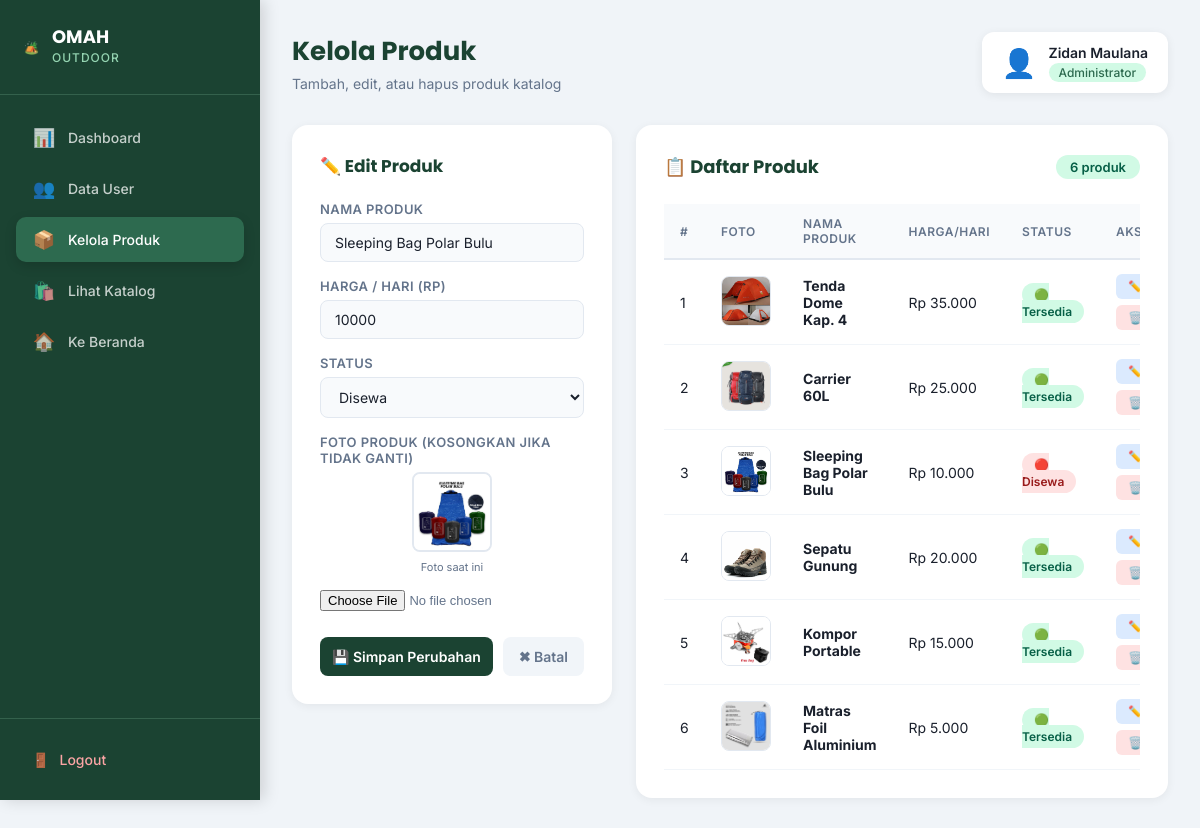
The page /kelola_produk.php?edit=3 (signed in) on the database its author committed.
### tables this page shows
CREATE TABLE `produk` (
  `id`             int(11)              NOT NULL AUTO_INCREMENT,
  `nama_produk`    varchar(150)         NOT NULL,
  `harga_per_hari` int(11)              NOT NULL,
  `status`         enum('tersedia','disewa') NOT NULL DEFAULT 'tersedia',
  `gambar`         varchar(255)         DEFAULT NULL,
  `created_at`     timestamp            NOT NULL DEFAULT current_timestamp(),
  PRIMARY KEY (`id`)
);

### kelola_produk.php (the view, shortened to what this page needs)
<?php
require_once 'koneksi.php';
$produk_list   = mysqli_query($conn, "SELECT * FROM produk ORDER BY id ASC");
$total_produk  = mysqli_num_rows($produk_list);
$edit_data = null;
if (isset($_GET['edit'])) {
    $edit_id   = (int) $_GET['edit'];
    $res_edit  = mysqli_query($conn, "SELECT * FROM produk WHERE id=$edit_id");
    $edit_data = mysqli_fetch_assoc($res_edit);
}
?>
<!DOCTYPE html>
<html lang="id">
<head>
    <link rel="stylesheet" href="assets/css/admin.css">
</head>
<body class="admin-body">
    <aside class="sidebar">
        <div class="sidebar-brand">
            <span class="brand-icon">🏕️</span>
            <div>
                <h2>OMAH</h2>
                <span>OUTDOOR</span>
            </div>
        </div>
        <nav class="sidebar-nav">
            <a href="dashboard_admin.php" class="nav-item">
                <span class="nav-icon">📊</span> Dashboard
            </a>
            <a href="#section-users" class="nav-item" onclick="window.location='dashboard_admin.php#section-users'">
                <span class="nav-icon">👥</span> Data User
            </a>
            <a href="kelola_produk.php" class="nav-item active">
                <span class="nav-icon">📦</span> Kelola Produk
            </a>
            <a href="katalog.php" class="nav-item">
                <span class="nav-icon">🛍️</span> Lihat Katalog
            </a>
            <a href="index.php" class="nav-item">
                <span class="nav-icon">🏠</span> Ke Beranda
            </a>
        </nav>
        <div class="sidebar-footer">
            <a href="logout.php" class="btn-sidebar-logout">
                <span>🚪</span> Logout
            </a>
        </div>
    </aside>
    <main class="admin-main">
        <header class="admin-topbar">
            <div class="topbar-left">
                <h1 class="page-title">Kelola Produk</h1>
                <p class="page-subtitle">Tambah, edit, atau hapus produk katalog</p>
            </div>
            <div class="topbar-right">
                <div class="admin-badge">
                    <span class="badge-avatar">👤</span>
                    <div>
                        <p class="badge-name"><?= htmlspecialchars($_SESSION['nama'] ?? 'Admin') ?></p>
                        <span class="badge-role">Administrator</span>
                    </div>
                </div>
            </div>
        </header>
        <div class="produk-layout">
            <div class="form-card">
                <h2 class="form-card-title">
                    <?= $edit_data ? '✏️ Edit Produk' : '➕ Tambah Produk Baru' ?>
                </h2>
                <form action="proses_produk.php" method="POST" enctype="multipart/form-data">
                    <div class="form-group">
                        <label>Nama Produk</label>
                        <input type="text" name="nama_produk" required
                               value="<?= htmlspecialchars($edit_data['nama_produk'] ?? '') ?>"
                               placeholder="Contoh: Tenda Dome Kap. 4">
                    </div>
                    <div class="form-group">
                        <label>Harga / Hari (Rp)</label>
                        <input type="number" name="harga_per_hari" required min="0"
                               value="<?= $edit_data['harga_per_hari'] ?? '' ?>"
                               placeholder="Contoh: 35000">
                    </div>
                    <div class="form-group">
                        <label>Status</label>
                        <select name="status">
                            <option value="disewa" <?= ($edit_data && $edit_data['status'] === 'disewa') ? 'selected' : '' ?>>Disewa</option>
                        </select>
                    </div>
                    <div class="form-group">
                        <label>Foto Produk <?= $edit_data ? '(kosongkan jika tidak ganti)' : '' ?></label>
                        <?php if ($edit_data && $edit_data['gambar']) : ?>
                        <div class="preview-gambar">
                            <img src="assets/images/<?= htmlspecialchars($edit_data['gambar']) ?>"
                                 alt="Foto saat ini" onerror="this.style.display='none'">
                            <small>Foto saat ini</small>
                        </div>
                        <?php endif; ?>
                        <input type="file" name="gambar" accept="image/*">
                    </div>
                    <div class="form-actions">
                        <button type="submit" class="btn-simpan">
                            <?= $edit_data ? '💾 Simpan Perubahan' : '➕ Tambah Produk' ?>
                        </button>
                        <?php if ($edit_data) : ?>
                        <a href="kelola_produk.php" class="btn-batal">✖ Batal</a>
                        <?php endif; ?>
                    </div>
                </form>
            </div>
            <div class="table-section" style="flex:1; min-width:0;">
                <div class="table-header">
                    <h2>📋 Daftar Produk</h2>
                    <span class="table-count"><?= $total_produk ?> produk</span>
                </div>
                <div class="table-wrapper">
                    <table class="admin-table">
                        <thead>
                            <tr>
                                <th>#</th>
                                <th>Foto</th>
                                <th>Nama Produk</th>
                                <th>Harga/Hari</th>
                                <th>Status</th>
                                <th>Aksi</th>
                            </tr>
                        </thead>
                        <tbody>
                            <?php $no = 1; while ($p = mysqli_fetch_assoc($produk_list)) : ?>
                            <tr>
                                <td><?= $no++ ?></td>
                                <td>
                                    <img src="assets/images/<?= htmlspecialchars($p['gambar']) ?>"
                                         alt="<?= htmlspecialchars($p['nama_produk']) ?>"
                                         class="tbl-img"
                                         onerror="this.src='assets/images/no-image.png'; this.onerror=null;">
                                </td>
                                <td><strong><?= htmlspecialchars($p['nama_produk']) ?></strong></td>
                                <td>Rp <?= number_format($p['harga_per_hari'], 0, ',', '.') ?></td>
                                <td>
                                    <span class="status-badge <?= $p['status'] === 'disewa' ? 'disewa' : 'tersedia' ?>">
                                        <?= $p['status'] === 'disewa' ? '🔴 Disewa' : '🟢 Tersedia' ?>
                                    </span>
                                </td>
                                <td>
                                    <div class="aksi-btns">
                                        <a href="kelola_produk.php?edit=<?= $p['id'] ?>" class="btn-edit">✏️ Edit</a>
                                        <a href="proses_produk.php?action=hapus&id=<?= $p['id'] ?>"
                                           class="btn-hapus"
                                           onclick="return confirm('Yakin hapus produk ini?')">🗑️ Hapus</a>
                                    </div>
                                </td>
                            </tr>
                            <?php endwhile; ?>
                        </tbody>
                    </table>
                </div>
            </div>
        </div>
    </main>
</body>
</html>

### rows shown on the page
produk: nama_produk "Sleeping Bag Polar Bulu", harga_per_hari "10000", status "Disewa", gambar (picture), gambar+nama_produk (picture), harga_per_hari "10.000", shows "🔴 Disewa"
produk: gambar+nama_produk (picture), nama_produk "Tenda Dome Kap. 4", harga_per_hari "35.000", status "🟢 Tersedia"
produk: gambar+nama_produk (picture), nama_produk "Carrier 60L", harga_per_hari "25.000", status "🟢 Tersedia"
produk: gambar+nama_produk (picture), nama_produk "Sepatu Gunung", harga_per_hari "20.000", status "🟢 Tersedia"
produk: gambar+nama_produk (picture), nama_produk "Kompor Portable", harga_per_hari "15.000", status "🟢 Tersedia"
produk: gambar+nama_produk (picture), nama_produk "Matras Foil Aluminium", harga_per_hari "5.000", status "🟢 Tersedia"

### other values the page prints
$_SESSION['nama'] "Zidan Maulana"
$total_produk "6"
